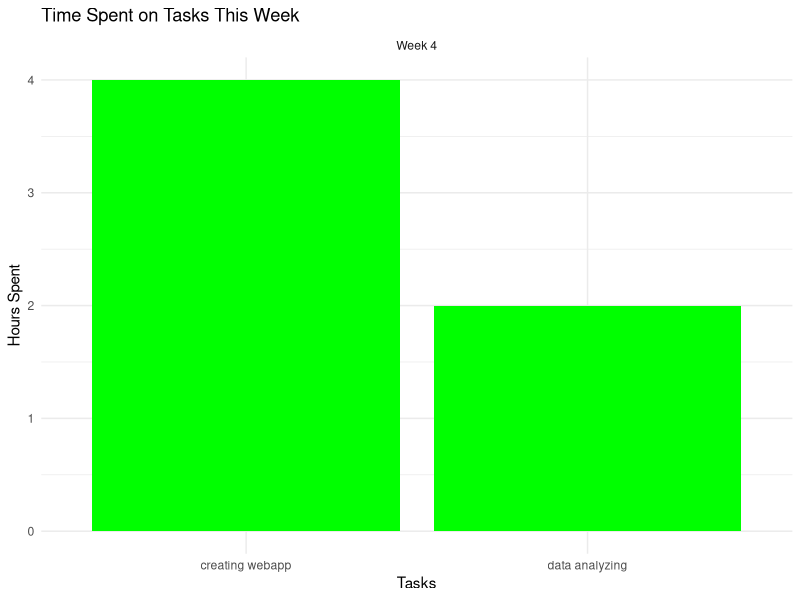

Here is the R script that generated this plot:
## ---- chunk 1
library(ggplot2)

# Create a data frame with tasks and time spent
task_data <- data.frame(
  Task = c("creating webapp", "data analyzing"),
  Hours = c(4, 2),
  Week = c("Week 4","Week 4")
)

# Generate a bar chart
ggplot(task_data, aes(x=Task, y=Hours)) +
  geom_bar(stat="identity", fill="green") +
  ggtitle("Time Spent on Tasks This Week") +
  xlab("Tasks") +
  ylab("Hours Spent") +
  facet_wrap(~Week) +
  theme_minimal()
